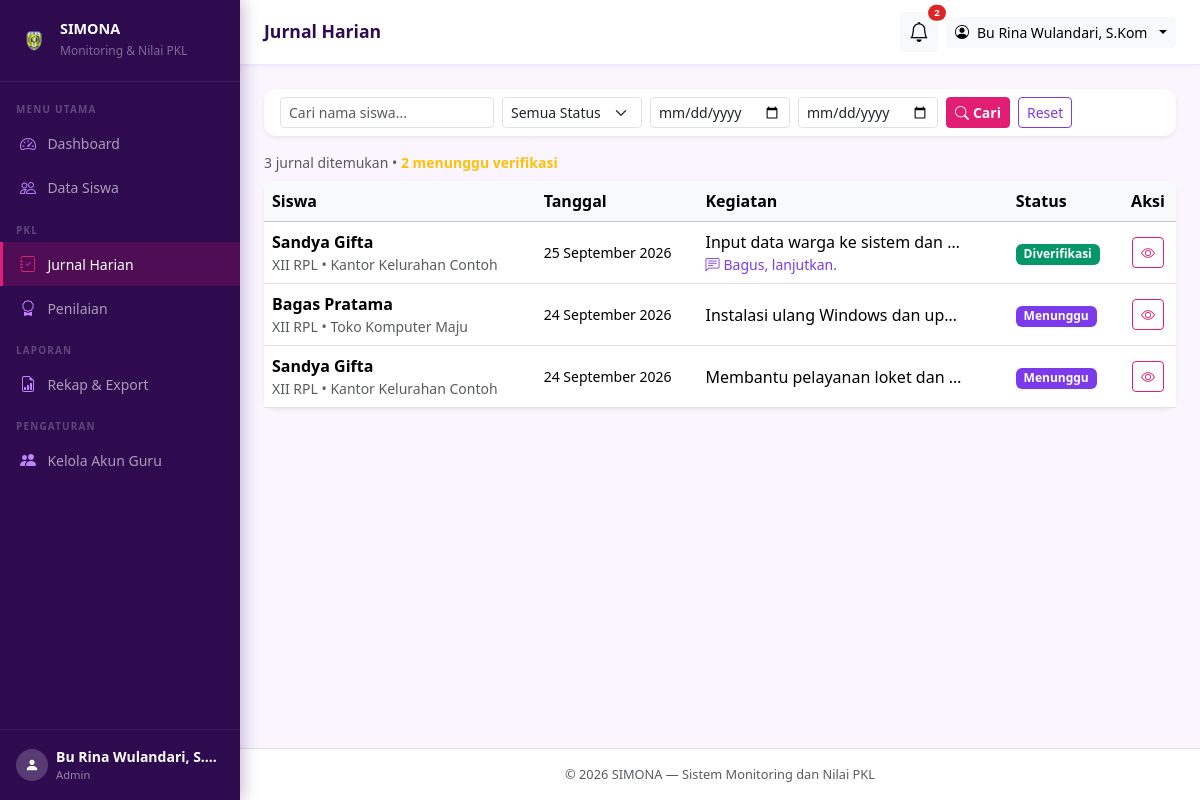
Screenshot of /admin/jurnal/index.php (signed in) with the database file from the repository.
### tables this page shows
CREATE TABLE IF NOT EXISTS `jurnal_harian` (
  `id`                INT UNSIGNED  NOT NULL AUTO_INCREMENT,
  `siswa_id`          INT UNSIGNED  NOT NULL,
  `tanggal`           DATE          NOT NULL,
  `kegiatan`          TEXT          NOT NULL,
  `kendala`           TEXT          DEFAULT NULL COMMENT 'Boleh kosong',
  `status_verifikasi` ENUM('menunggu','diverifikasi','ditolak')
                      NOT NULL DEFAULT 'menunggu',
  `catatan_admin`     TEXT          DEFAULT NULL COMMENT 'Catatan guru saat verifikasi',
  `created_at`        TIMESTAMP     NOT NULL DEFAULT CURRENT_TIMESTAMP,
  `updated_at`        TIMESTAMP     NOT NULL DEFAULT CURRENT_TIMESTAMP
                      ON UPDATE CURRENT_TIMESTAMP,
  PRIMARY KEY (`id`),
   
  UNIQUE KEY `uq_siswa_tanggal` (`siswa_id`, `tanggal`),
  KEY `idx_status`  (`status_verifikasi`),
  KEY `idx_tanggal` (`tanggal`),
  CONSTRAINT `fk_jurnal_siswa`
    FOREIGN KEY (`siswa_id`)
    REFERENCES `siswa`(`id`)
    ON DELETE CASCADE
);

CREATE TABLE IF NOT EXISTS `users` (
  `id`         INT UNSIGNED  NOT NULL AUTO_INCREMENT,
  `nama`       VARCHAR(100)  NOT NULL,
  `username`   VARCHAR(50)   NOT NULL,
  `password`   VARCHAR(255)  NOT NULL COMMENT 'Hasil password_hash(), bukan teks asli',
  `role`       ENUM('admin','siswa') NOT NULL DEFAULT 'siswa',
  `created_at` TIMESTAMP     NOT NULL DEFAULT CURRENT_TIMESTAMP,
  PRIMARY KEY (`id`),
  UNIQUE KEY `uq_username` (`username`)
);

CREATE TABLE IF NOT EXISTS `siswa` (
  `id`                        INT UNSIGNED  NOT NULL AUTO_INCREMENT,
  `user_id`                   INT UNSIGNED  NOT NULL COMMENT 'Relasi ke users.id (akun siswa)',
  `nis`                       VARCHAR(20)   NOT NULL COMMENT 'Nomor Induk Siswa',
  `kelas`                     VARCHAR(20)   NOT NULL COMMENT 'Contoh: XII RPL 1',
  `tempat_pkl`                VARCHAR(150)  NOT NULL COMMENT 'Nama perusahaan/instansi',
  `alamat_pkl`                VARCHAR(255)  DEFAULT NULL COMMENT 'Alamat tempat PKL, boleh kosong',
  `nama_pembimbing_industri`  VARCHAR(100)  NOT NULL COMMENT 'Mentor di tempat PKL, hanya data',
  `no_hp_pembimbing_industri` VARCHAR(20)   DEFAULT NULL COMMENT 'Boleh kosong',
  `guru_pembimbing_id`        INT UNSIGNED  NOT NULL COMMENT 'Relasi ke users.id (guru/admin)',
  `tgl_mulai`                 DATE          NOT NULL,
  `tgl_selesai`               DATE          NOT NULL COMMENT 'Tidak boleh sebelum tgl_mulai',
  PRIMARY KEY (`id`),
  UNIQUE KEY `uq_nis`     (`nis`),
  UNIQUE KEY `uq_user_id` (`user_id`),
  KEY `idx_guru_pembimbing` (`guru_pembimbing_id`),
  KEY `idx_kelas`           (`kelas`),
  CONSTRAINT `fk_siswa_user`
    FOREIGN KEY (`user_id`)
    REFERENCES `users`(`id`)
    ON DELETE CASCADE,
  CONSTRAINT `fk_siswa_guru`
    FOREIGN KEY (`guru_pembimbing_id`)
    REFERENCES `users`(`id`)
    ON DELETE RESTRICT    
);

### admin/jurnal/index.php (the view, shortened to what this page needs)
<?php
require_once __DIR__ . '/../../includes/functions.php';
$db = get_db();
$cari       = trim($_GET['cari'] ?? '');
$tgl_dari   = trim($_GET['tgl_dari'] ?? '');
$tgl_sampai = trim($_GET['tgl_sampai'] ?? '');
$page       = max(1, (int)($_GET['page'] ?? 1));
$per_page   = 10;
$offset     = ($page - 1) * $per_page;
$where  = 'WHERE 1=1';
$params = [];
$stmt = $db->prepare("SELECT COUNT(*) FROM jurnal_harian j JOIN siswa s ON j.siswa_id=s.id JOIN users u ON s.user_id=u.id $where");
$stmt->execute($params);
$total       = (int)$stmt->fetchColumn();
$stmt = $db->prepare("
    SELECT j.id, j.tanggal, j.kegiatan, j.kendala,
           j.status_verifikasi, j.catatan_admin,
           u.nama AS nama_siswa, s.kelas, s.tempat_pkl
    FROM jurnal_harian j
    JOIN siswa s ON j.siswa_id = s.id
    JOIN users u ON s.user_id  = u.id
    $where
    ORDER BY j.tanggal DESC, j.id DESC
    LIMIT $per_page OFFSET $offset
");
$stmt->execute($params);
$jurnal_list = $stmt->fetchAll();
$pending = $db->query("SELECT COUNT(*) FROM jurnal_harian WHERE status_verifikasi='menunggu'")->fetchColumn();
require_once __DIR__ . '/../../includes/header.php';
?>
<div class="card border-0 shadow-sm mb-3">
  <div class="card-body py-2">
    <form method="GET" class="row g-2 align-items-end">
      <div class="col-12 col-md-3">
        <input type="text" name="cari" class="form-control form-control-sm"
               placeholder="Cari nama siswa..." value="<?= e($cari) ?>">
      </div>
      <div class="col-6 col-md-2">
        <select name="status" class="form-select form-select-sm">
          <option value="">Semua Status</option>
        </select>
      </div>
      <div class="col-6 col-md-2">
        <input type="date" name="tgl_dari" class="form-control form-control-sm" value="<?= e($tgl_dari) ?>">
      </div>
      <div class="col-6 col-md-2">
        <input type="date" name="tgl_sampai" class="form-control form-control-sm" value="<?= e($tgl_sampai) ?>">
      </div>
      <div class="col-6 col-md-3 d-flex gap-2">
        <button type="submit" class="btn btn-primary btn-sm"><i class="bi bi-search me-1"></i>Cari</button>
        <a href="<?= APP_URL ?>/admin/jurnal/index.php" class="btn btn-outline-secondary btn-sm">Reset</a>
      </div>
    </form>
  </div>
</div>
<p class="text-muted small mb-2">
  <?= $total ?> jurnal ditemukan
  <?php if ($pending > 0): ?>
    &bull; <span class="text-warning fw-semibold"><?= $pending ?> menunggu verifikasi</span>
  <?php endif; ?>
</p>
<div class="card border-0 shadow-sm">
  <div class="card-body p-0">
    <?php if (empty($jurnal_list)): ?>
      <div class="text-center py-5 text-muted">
        <i class="bi bi-journal-x fs-3 d-block mb-2"></i>Tidak ada jurnal ditemukan.
      </div>
    <?php else: ?>
      <div class="table-responsive">
        <table class="table table-hover align-middle mb-0">
          <thead class="table-light">
            <tr>
              <th>Siswa</th>
              <th>Tanggal</th>
              <th>Kegiatan</th>
              <th>Status</th>
              <th class="text-center">Aksi</th>
            </tr>
          </thead>
          <tbody>
            <?php foreach ($jurnal_list as $j): ?>
            <tr>
              <td>
                <div class="fw-semibold"><?= e($j['nama_siswa']) ?></div>
                <div class="text-muted small"><?= e($j['kelas']) ?> &bull; <?= e($j['tempat_pkl']) ?></div>
              </td>
              <td class="text-nowrap small"><?= format_tanggal($j['tanggal']) ?></td>
              <td>
                <div style="max-width:260px">
                  <div class="text-truncate"><?= e($j['kegiatan']) ?></div>
                  <?php if ($j['catatan_admin']): ?>
                    <div class="small text-truncate" style="color:#7C3AED">
                      <i class="bi bi-chat-left-text me-1"></i><?= e($j['catatan_admin']) ?>
                    </div>
                  <?php endif; ?>
                </div>
              </td>
              <td><?= badge_status($j['status_verifikasi']) ?></td>
              <td class="text-center">
                <button type="button"
                        class="btn btn-sm btn-outline-primary"
                        onclick="toggleDetail(<?= $j['id'] ?>)">
                  <i class="bi bi-eye"></i>
                </button>
              </td>
            </tr>
            <?php endforeach; ?>
          </tbody>
        </table>
      </div>
    <?php endif; ?>
  </div>
</div>
<?php require_once __DIR__ . '/../../includes/footer.php'; ?>

### includes/functions.php (shortened to what this page needs)
<?php
function e(string $string): string
{
    return htmlspecialchars($string, ENT_QUOTES, 'UTF-8');
}
function format_tanggal(string $tanggal): string
{
    $bulan = [
        1  => 'Januari',  2  => 'Februari', 3  => 'Maret',
        4  => 'April',    5  => 'Mei',       6  => 'Juni',
        7  => 'Juli',     8  => 'Agustus',   9  => 'September',
        10 => 'Oktober',  11 => 'November',  12 => 'Desember',
    ];
    $ts = strtotime($tanggal);
    return date('j', $ts) . ' ' . $bulan[(int)date('n', $ts)] . ' ' . date('Y', $ts);
}
function badge_status(string $status): string
{
    $map = [
        'menunggu'    => ['bg-warning text-dark', 'Menunggu'],
        'diverifikasi'=> ['bg-success',           'Diverifikasi'],
        'ditolak'     => ['bg-danger',            'Ditolak'],
    ];
    [$class, $label] = $map[$status] ?? ['bg-secondary', ucfirst($status)];
    return '<span class="badge ' . $class . '">' . $label . '</span>';
}

### includes/header.php (style rules this page uses)
:root { --sidebar-width: 240px; --primary: #2E0A4F; --accent: #E11D74; --accent-soft: #7C3AED; --accent-light: rgba(225,29,116,0.1); --accent-soft-light: rgba(124,58,237,0.1); }
body { background: #FAF5FF; font-family: 'Segoe UI', sans-serif; }
.btn-primary { background: var(--accent) !important; border-color: var(--accent) !important; color: #fff !important; font-weight: 600 !important; }
.btn-outline-primary { color: var(--accent) !important; border-color: var(--accent) !important; }
.btn-outline-secondary { color: var(--accent-soft) !important; border-color: var(--accent-soft) !important; }
.badge.bg-warning { background: var(--accent-soft) !important; color: #fff !important; }
.badge.bg-success { background: #059669 !important; }
a { color: var(--accent-soft); }
.card { border-radius: 12px !important; }

### rows the page displays
jurnal_harian: users.nama "Sandya Gifta", siswa.kelas "XII RPL", siswa.tempat_pkl "Kantor Kelurahan Contoh", tanggal "25 September 2026", kegiatan "Input data warga ke sistem dan…", catatan_admin "Bagus, lanjutkan.", label "Diverifikasi"
jurnal_harian: users.nama "Bagas Pratama", siswa.kelas "XII RPL", siswa.tempat_pkl "Toko Komputer Maju", tanggal "24 September 2026", kegiatan "Instalasi ulang Windows dan up…", label "Menunggu"
jurnal_harian: users.nama "Sandya Gifta", siswa.kelas "XII RPL", siswa.tempat_pkl "Kantor Kelurahan Contoh", tanggal "24 September 2026", kegiatan "Membantu pelayanan loket dan…", label "Menunggu"

### other values shown
$user['nama'] "Bu Rina Wulandari, S.…"
$page_title "Jurnal Harian"
$pending_count "2"
$user['nama'] "Bu Rina Wulandari, S.Kom"
$total "3"
$pending "2"
